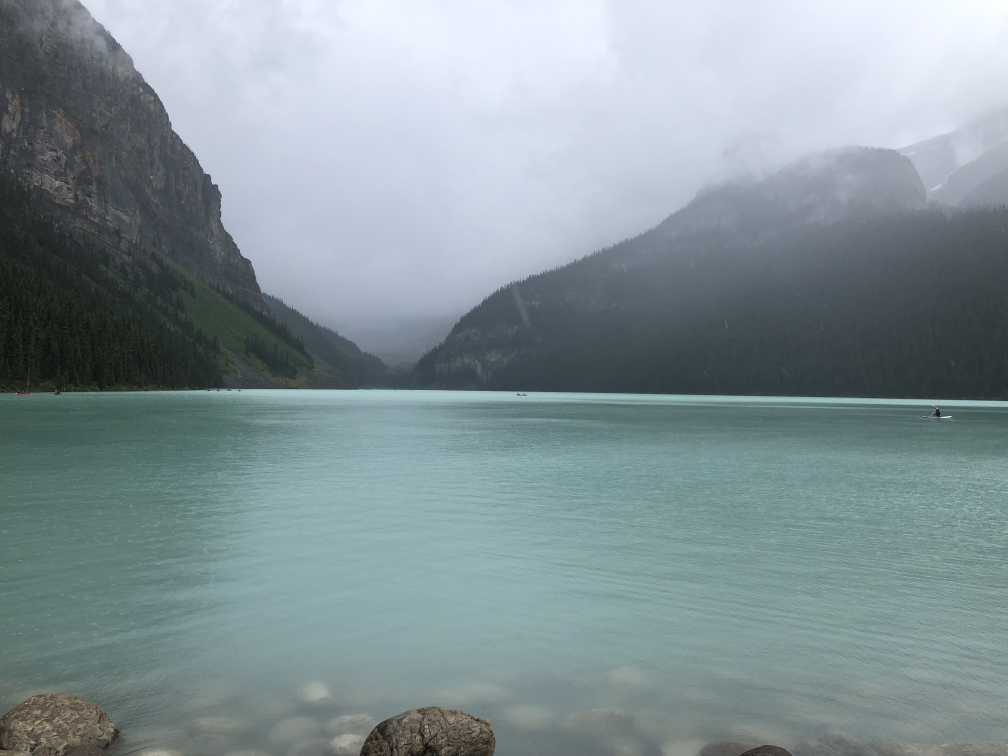
#> input picture notebooks/images/IMG_1020.jpeg, 4032 x 3024 px (shown at 1/4 size)
$ jupyter execute --allow-errors 01_augmentation_lake_louise.ipynb
#> lines starting #> are read from the running program, lines starting #| are printed output that depends on the picture
#> further down, original_lake_image is the input picture: shape (3024, 4032, 3); mean R, G, B 131.2, 146.3, 151
# Mini-Challenge 2 — Aufgabe 1.1: Augmentation

**Student:** Christof Weickhardt
**Land:** Kanada
**Semester:** FS26

**Strukturhinweis:** Die Aufgabe folgt dem Professoren-Template: Daten & Domäne, methodisches Design, technische Umsetzung, Evaluation sowie Analyse & Kommunikation. Innerhalb der Textteile sind **Was**, **Wie** und **Warum** explizit getrennt, damit Ziel, Vorgehen und Begründung nicht vermischt werden. Bewertet werden nur die drei vordefinierten Hauptkonfigurationen C0–C2.

## Tag 1 — Daten & Domäne

### Use Case — Anwendungsfall

Der Anwendungsfall ist die dokumentierende Wiederholungsfotografie kanadischer Berglandschaften. In diesem Kontext werden Landschaftsbilder durch Kameras an wiederholbaren Standorten aufgenommen, um sichtbare Veränderungen von Waldgrenzen, Schneeflächen, Gletschern und Uferbereichen zu dokumentieren. Für Kanada ist dieser Anwendungsfall besonders relevant, weil Berglandschaften im kanadischen Westen touristisch, ökologisch und klimatisch stark beobachtet werden; die [Mountain Legacy Project Collection](https://mountainlegacy.ca/) dokumentiert solche Landschaftsveränderungen mit systematischer historischer Bergfotografie und modernen Wiederholungsaufnahmen. Für die Wiederholungsfotografie an festen Standorten ist entscheidend, ob nachgelagerte Vergleichsverfahren auch unter saisonal variierender Sicht und Sensorqualität noch stabile Strukturen — hier die Ufer-/Berggrenze in der definierten ROI — wiedererkennen können; genau diese Robustheit wird mit der gewählten radiometrischen Augmentation gezielt belastet.

### Problem Statement — technische Problemstellung

Diese Aufgabe untersucht radiometrische Augmentationen für eine natürliche Lake-Louise-Bildstruktur. Wenn Kontrastreduktion oder Rauschen zu stark gewählt werden, kann die Ufer-/Berggrenze in der ROI strukturell unähnlich zum Original werden; wenn sie zu schwach gewählt werden, entsteht kein sinnvoller Robustheitstest. Die Sichtbarkeit dieser Grenze ist im Anwendungsfall wichtig, weil sie als stabile Landschaftsstruktur für visuelle Dokumentation und mögliche spätere Bildauswertung dient.

### Experimental Objective — Untersuchungsziel

Das Ziel ist zu untersuchen, wie kontrollierte radiometrische Verschlechterungen die strukturelle Ähnlichkeit der ausgewählten ROI beeinflussen. Dadurch soll abgeschätzt werden, welche Augmentation noch als plausible Belastungsprobe für die natürliche Bildstruktur dient, ohne sie künstlich unbrauchbar zu machen.

### Data Definition, Source, and Visualization — Daten, Quelle und Visualisierung

Das repräsentative 2D-Bild ist eine eigene iPhone-Aufnahme von Lake Louise mit See, Wald, Uferlinie, Bergen, Himmel und Gletscherflächen. Die Daten stammen aus dem im Repository enthaltenen eigenen Bildasset `notebooks/images/IMG_1020.jpeg` und liegen als RGB-Bild in Pixelkoordinaten vor; die Bildintensitäten werden für die Verarbeitung auf den Bereich $[0,1]$ normiert. Die relevante Struktur ist die horizontale Ufer-/Berggrenze in der markierten ROI, weil dort die Herausforderung aus der Problemstellung direkt sichtbar wird: Es handelt sich nicht um eine harte Objektkante, sondern um eine natürliche, texturierte und atmosphärisch beeinflusste Übergangszone. Die Bildquelle ist für diese Fallstudie geeignet, weil sie eine kanadische Landschaft mit klarer, aber nicht trivialer Struktur zeigt.

[cell 1]
from pathlib import Path
import hashlib
import sys

import numpy as np
import pandas as pd
import seaborn as sns
import matplotlib.pyplot as plt
from PIL import Image
from IPython.display import display, HTML

from skimage import __version__ as skimage_version
from skimage import util
from skimage.metrics import structural_similarity as ssim

sns.set_theme(style="whitegrid", context="notebook")
PLOT_COLORS = sns.color_palette("deep")

IMAGE_CANDIDATES = [
    Path("images/IMG_1020.jpeg"),
    Path("notebooks/images/IMG_1020.jpeg"),
]
IMAGE_PATH = next((p for p in IMAGE_CANDIDATES if p.exists()), None)
if IMAGE_PATH is None:
    raise FileNotFoundError("Bildasset nicht im Repository gefunden: IMG_1020.jpeg")

def resize_to_width(rgb: np.ndarray, width: int) -> np.ndarray:
#> called with width = 1600
    height, current_width = rgb.shape[:2]
    scale = width / current_width
    resized_height = int(round(height * scale))
    return np.asarray(Image.fromarray(rgb).resize((width, resized_height), Image.Resampling.LANCZOS))

original_lake_image = np.asarray(Image.open(IMAGE_PATH).convert("RGB"))
lake_image = resize_to_width(original_lake_image, 1600)
lake_float = util.img_as_float32(lake_image)
sha1 = hashlib.sha1(IMAGE_PATH.read_bytes()).hexdigest()

identified_roi = {"x1": 620, "y1": 430, "x2": 1380, "y2": 740}
roi = lake_float[identified_roi["y1"]:identified_roi["y2"], identified_roi["x1"]:identified_roi["x2"]]
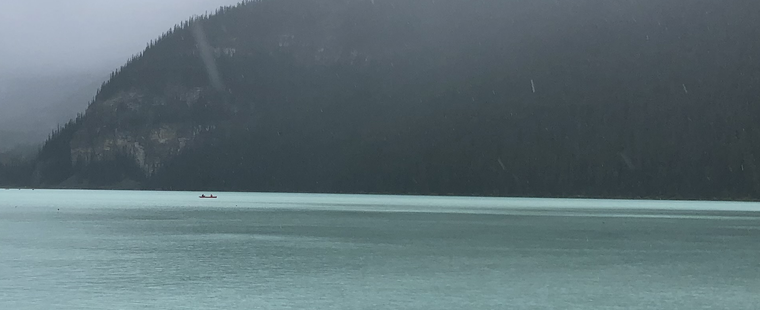
#> roi: shape (310, 760, 3) float32; mean R, G, B 0.365, 0.434, 0.455

def luminance(rgb: np.ndarray) -> np.ndarray:
    return 0.2126 * rgb[..., 0] + 0.7152 * rgb[..., 1] + 0.0722 * rgb[..., 2]
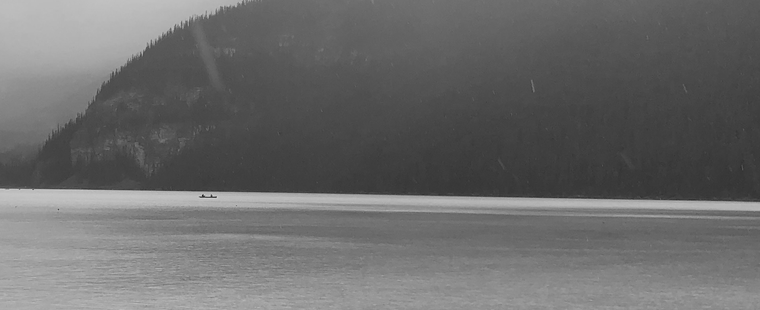
#> returned value: shape (310, 760) float32; min 0.128, max 0.815, mean 0.421

roi_luma = luminance(roi)
boundary_column = roi_luma.shape[1] // 2
baseline_profile = roi_luma.mean(axis=1)
#> baseline_profile = 310 values, max 0.696 at index 202, min 0.246 at index 179, mean 0.421
adjacent_steps = np.abs(np.diff(baseline_profile))
#> adjacent_steps = 309 values, max 0.0438 at index 197, min 9.66e-06 at index 246, mean 0.00406
boundary_row = int(np.argmax(adjacent_steps))
#> boundary_row = 197
upper_band_mean = float(baseline_profile[max(0, boundary_row - 10):boundary_row].mean())
#> upper_band_mean = 0.383
lower_band_mean = float(baseline_profile[boundary_row + 1:boundary_row + 11].mean())
#> lower_band_mean = 0.66
baseline_dynamic_range = float(np.percentile(roi_luma, 95) - np.percentile(roi_luma, 5))
#> baseline_dynamic_range = 0.461
baseline_boundary_step = abs(lower_band_mean - upper_band_mean)
#> baseline_boundary_step = 0.276

print("Environment")
print(f"Python: {sys.version.split()[0]}")
print(f"NumPy: {np.__version__}")
print(f"Pandas: {pd.__version__}")
print(f"seaborn: {sns.__version__}")
print(f"scikit-image: {skimage_version}")
print(f"Bildpfad: {IMAGE_PATH}")
print(f"SHA-1: {sha1}")
print(f"Bildgrösse: {lake_image.shape[1]} × {lake_image.shape[0]} px")
#| Bildgrösse: 1600 × 1200 px

roi_table = pd.DataFrame([
    {"Nachweis": "ROI-Helligkeitsdynamik P95-P5", "Wert": baseline_dynamic_range, "Einheit": "relative Luminanz", "Position": "gesamte ROI"},
    {"Nachweis": "10-px-Stufendifferenz an der Ufer-/Berggrenze", "Wert": baseline_boundary_step, "Einheit": "relative Luminanz", "Position": f"y={boundary_row} in ROI"},
    {"Nachweis": "maximaler benachbarter Profilsprung", "Wert": float(adjacent_steps.max()), "Einheit": "relative Luminanz", "Position": f"y={boundary_row} in ROI"},
])
#> roi_table = table of 3 rows and 4 columns
display(roi_table.round(4))

#> (the rest of this cell did not finish here and is left out)

### Observations — Bildbeobachtung

Die Visualisierung zeigt die ausgewählte Lake-Louise-ROI und ein mittleres vertikales Luminanzprofil. Die ROI-Helligkeitsdynamik beträgt ungefähr 0.4605 relative Luminanz, und die 10-px-Stufendifferenz an der Ufer-/Berggrenze liegt bei etwa 0.2764. Diese ROI wurde gewählt, weil sie die relevante natürliche Grenze sichtbar macht und gleichzeitig empfindlich gegenüber Kontrastverlust und Rauschen ist.

## Tag 2 — Methodisches Design

### Theoretical Foundation and Method Choice — theoretische Grundlage und Methodenwahl

**Was:** Untersucht wird die Wirkung radiometrischer Augmentation auf die ausgewählte Landschafts-ROI. **Wie:** Es werden zwei nicht-geometrische Transformationen kombiniert: ein konstanter Luftlicht-Blend und additives gaussförmiges Rauschen. **Warum:** Diese beiden Effekte passen direkt zur Problemstellung, weil Dunst Fernkontrast reduziert und Sensor-/Kompressionsrauschen lokale Strukturbeziehungen stört, ohne die Bildgeometrie zu verändern.

Der Luftlicht-Blend wird als
$$
I' = t \cdot I + (1-t) \cdot A
$$
mit Transmission $t$ und Luftlichtfarbe $A=[0.75,0.85,0.95]$ definiert. Das ist bewusst ein kompakter Kontrastkompressionsoperator mit blau-weisslichem Luftlichtanteil, kein vollständiges physikalisches Haze-Modell. Ein echtes Koschmieder-/Dark-Channel-Modell würde räumlich variierende Transmission und eine separate Schätzung von $A$ benötigen; He, Sun und Tang schätzen atmosphärisches Licht beispielsweise aus sehr hellen Dark-Channel-Pixeln (doi:10.1109/CVPR.2009.5206515).

Das Rauschen wird als
$$
I'' = \operatorname{clip}(I' + \epsilon), \qquad \epsilon \sim \mathcal{N}(0,\sigma^2)
$$
modelliert. Ein Poisson-Modell wäre physikalisch näher an Photonenzählung, würde aber lineares Licht und eine Annahme zur Photonenskala voraussetzen; diese Information liegt in der JPEG-Aufnahme nicht belastbar vor.

### Parameter Definition and Mathematical Specification — Parameterdefinition und mathematische Spezifikation

Das Bild wird als normiertes RGB-Array $I \in [0,1]^{H \times W \times 3}$ verarbeitet. Die Transmission $t$ ist dimensionslos und steuert, wie stark das Originalbild gegenüber dem Luftlichtanteil erhalten bleibt; $\sigma$ ist die Standardabweichung des additiven Rauschens in normierten Intensitätseinheiten. Der fixe Seed $7$ macht die C2-Hauptausgabe reproduzierbar.

| Konfiguration | $t$ | $\sigma$ | Zweck |
|---|---:|---:|---|
| C0 | 1.00 | 0.000 | unveränderte Referenz |
| C1 | 0.70 | 0.000 | Fernkontrast wird reduziert, ohne Rauschen einzuführen |
| C2 | 0.70 | 0.035 | gleiche Kontrastreduktion plus moderates Rauschen |

Die Werte sind nicht beliebig: $t = 0.70$ entspricht einer 30-prozentigen Kontrastkompression in Richtung des hellen Luftlichtanteils. Im stark vereinfachten Koschmieder-Sinn $L_\text{obs} = L_\text{scene} \cdot t + A \cdot (1-t)$ entspricht das einer effektiven Sichtweite in der Grössenordnung von einigen hundert Metern bei hellem Hintergrund (Narasimhan & Nayar 2002, *Vision and the Atmosphere*, IJCV 48(3), doi:10.1023/A:1016328200723); das Bild liefert allerdings keine gemessene Sichtweite oder Tiefe, sodass $t$ hier nur als Sichtbarkeitsproxy verwendet wird, nicht als physikalisch geschätzte Atmosphärenkonstante. $\sigma = 0.035$ in $[0,1]$-Skala entspricht im 8-bit-RGB einer Standardabweichung von rund 9 Quantisierungsstufen; das ist deutlich oberhalb des in dieser Aufnahme tatsächlich vorhandenen Rauschens und wird in Tag 3 empirisch belegt (Faktor rund 28× über dem in-situ-Wert). Theoretisch wird erwartet, dass C1 die ROI-SSIM nur moderat senkt (reine Kontrastkompression bei erhaltener Struktur), während C2 SSIM deutlich stärker degradiert, weil zusätzliches Pixelrauschen lokale Struktur- und Kontrastbeziehungen direkt stört. **Empirische Verankerung:** $\sigma = 0.035$ wird zusätzlich gegen das Bild selbst plausibilisiert. In Tag 3 wird das in-situ-Rauschniveau in einer visuell homogenen Himmel-Patchregion im selben Bild oberhalb der ROI gemessen (Standardabweichung der hochpass-gefilterten Luminanz). Der typische Wert liegt erwartungsgemäss deutlich unter $\sigma = 0.035$: das gewählte Rauschen ist also bewusst eine ein bis zwei Grössenordnungen über dem natürlichen Rauschboden, d. h. ein kontrollierter Stresstest, der die ROI-Struktur belasten soll, nicht eine Nachbildung typischen Sensor-/JPEG-Rauschens. $t = 0.70$ bleibt eine Sichtbarkeitsannahme, weil das Bild keine gemessene Sichtweite oder atmosphärische Tiefe liefert; auch dieser Wert ist als kalibrierte Stresstest-Grösse zu lesen.

### Experimental Design for Next Days — Versuchsdesign für Umsetzung und Evaluation

Die Baseline ist C0. Systematisch variiert werden nur $t$ und $\sigma$ in den drei vordefinierten Hauptkonfigurationen C0–C2. Theoretisch wird erwartet, dass C1 die lokale Kontraststruktur schwächer verändert als C2, weil reine Kontrastkompression die Strukturkorrelation erhält, während zusätzliches Rauschen lokale Strukturen direkt stört.

### Methodological Limitations and Risk Factors — methodische Limitationen und Risikofaktoren

Der konstante Luftlicht-Blend und das gaussförmige Rauschen sind absichtlich einfache Annahmen; reale Atmosphären zeigen tiefenabhängige Transmission, und reale Sensorartefakte sind je nach ISO und JPEG-Kompression nicht rein gaussförmig. Die Methode bleibt stabil, solange die ROI-Helligkeit nicht in die Sättigung läuft und Rauschen die Struktur nicht vollständig überdeckt; bei sehr starker Augmentation würde SSIM zur trivialen Aussage "alles unähnlich" reduziert.

## Tag 3 — Implementation — technische Umsetzung

Die folgenden Zellen implementieren die in Tag 2 definierten Transformationen, prüfen sie an einem einfachen Testbild und wenden anschliessend nur C0–C2 auf die Lake-Louise-Aufnahme an. Es werden noch keine quantitativen Bewertungsergebnisse interpretiert; die Abbildungsnotizen dienen nur der technischen Lesbarkeit der Plots.

[cell 2]
AIRLIGHT_RGB = np.array([0.75, 0.85, 0.95], dtype=np.float32)
NOISE_SEED = 7


def airlight_blend(image: np.ndarray, transmission: float, airlight_rgb: np.ndarray = AIRLIGHT_RGB) -> np.ndarray:
    result = transmission * image.astype(np.float32) + (1.0 - transmission) * airlight_rgb.reshape(1, 1, 3)
    return np.clip(result, 0.0, 1.0).astype(np.float32, copy=False)


def add_gaussian_noise(image: np.ndarray, sigma: float, seed: int = NOISE_SEED) -> np.ndarray:
    rng = np.random.default_rng(seed)
    noise = rng.normal(0.0, sigma, image.shape).astype(np.float32, copy=False)
    return np.clip(image.astype(np.float32) + noise, 0.0, 1.0).astype(np.float32, copy=False)


def apply_augmentation(image: np.ndarray, transmission: float, sigma: float, seed: int = NOISE_SEED) -> tuple[np.ndarray, np.ndarray]:
    after_airlight = airlight_blend(image, transmission)
    after_noise = add_gaussian_noise(after_airlight, sigma, seed=seed) if sigma > 0 else after_airlight.copy()
    return after_airlight, after_noise


test = np.zeros((16, 16, 3), dtype=np.float32)
test[:, 8:, :] = 1.0
test_airlight, test_noisy = apply_augmentation(test, transmission=0.70, sigma=0.020, seed=NOISE_SEED)
expected_dark_pixel = 0.70 * 0.0 + 0.30 * AIRLIGHT_RGB
expected_bright_pixel = 0.70 * 1.0 + 0.30 * AIRLIGHT_RGB
assert np.allclose(test_airlight[0, 0], expected_dark_pixel, atol=1e-6)
assert np.allclose(test_airlight[0, -1], expected_bright_pixel, atol=1e-6)
assert test_airlight.dtype == np.float32 and test_noisy.dtype == np.float32
assert 0.0 <= test_noisy.min() <= test_noisy.max() <= 1.0

#> (the rest of this cell did not finish here and is left out)

[cell 3]
augmentation_configs = {
    "C0": {"transmission": 1.00, "sigma": 0.000, "label": "Referenz"},
    "C1": {"transmission": 0.70, "sigma": 0.000, "label": "Luftlicht"},
    "C2": {"transmission": 0.70, "sigma": 0.035, "label": "Luftlicht + Rauschen"},
}

augmented = {}
for name, cfg in augmentation_configs.items():
    after_airlight, final_image = apply_augmentation(
        lake_float,
        transmission=cfg["transmission"],
        sigma=cfg["sigma"],
        seed=NOISE_SEED,
    )
    augmented[name] = {"after_airlight": after_airlight, "image": final_image, **cfg}
#> this loop made 3 passes
#> pass 2, in airlight_blend (call 3), `result = transmission * image.astype(np.float32) + (1.0 - transmission..`:
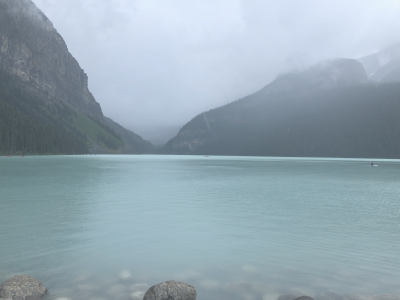
#> result: shape (1200, 1600, 3) float32 (shown at 1/4 size); mean R, G, B 0.586, 0.657, 0.7
#> after the loop, augmented = 3 items

config_table = pd.DataFrame([
    {"Konfiguration": name, "t": cfg["transmission"], "sigma": cfg["sigma"], "Fixierter Seed": NOISE_SEED if cfg["sigma"] > 0 else "—", "Rolle": cfg["label"]}
    for name, cfg in augmentation_configs.items()
])
display(config_table)

#> (the rest of this cell did not finish here and is left out)

## Tag 4 — Evaluation

### Evaluation Approach Definition — Definition des Evaluationsansatzes

Die einzige primäre quantitative Metrik ist **ROI-SSIM** zwischen Original und augmentierter ROI. SSIM vergleicht lokale Luminanz-, Kontrast- und Strukturanteile und ist deshalb für die gewählte natürliche Landschaftsgrenze passender als ein reiner Pixelmittelwert. Die Metrik wird ausschliesslich in der Tag-1-ROI berechnet.

Mathematisch wird `skimage.metrics.structural_similarity` als grauwertige ROI-SSIM verwendet. Die Berechnung nutzt Gaussian Weights mit $\sigma=1.5$, `win_size=11` und `use_sample_covariance=False`, angelehnt an Wang et al. (2004, doi:10.1109/TIP.2003.819861) und die scikit-image-Dokumentation. Die gleiche Metrik wird ohne zusätzliche Bewertungskriterien für C0, C1 und C2 angewendet.

### Evaluation Comparison Execution — Vergleichsausführung

C0 dient als Baseline mit ROI-SSIM $=1$. Für C1 und C2 wird die SSIM-Punktdifferenz gegenüber C0 in Prozentpunkten ausgewiesen. Dadurch ist die Auswirkung der beiden vordefinierten Parameteränderungen direkt und reproduzierbar vergleichbar.

[cell 4]
def crop_roi(image: np.ndarray) -> np.ndarray:
    return image[identified_roi["y1"]:identified_roi["y2"], identified_roi["x1"]:identified_roi["x2"]]


def compute_roi_ssim(reference_image: np.ndarray, comparison_image: np.ndarray) -> float:
    return compute_roi_array_ssim(crop_roi(reference_image), crop_roi(comparison_image))


def compute_roi_array_ssim(reference_roi_rgb: np.ndarray, comparison_roi_rgb: np.ndarray) -> float:
    return float(ssim(
        luminance(reference_roi_rgb),
        luminance(comparison_roi_rgb),
        data_range=1.0,
        gaussian_weights=True,
        sigma=1.5,
        use_sample_covariance=False,
        win_size=11,
    ))


metric_rows = []
for name, result in augmented.items():
    value = compute_roi_ssim(lake_float, result["image"])
    metric_rows.append({
        "Konfiguration": name,
        "Rolle": result["label"],
        "ROI-SSIM": value,
        "Delta zu C0 [pp]": 100 * (value - 1.0),
    })
#> this loop made 3 passes
#> (name, value) on passes 1 to 3: ('C0', 1), ('C1', 0.934), ('C2', 0.599)
#> after the loop, metric_rows = 3 items
metric_table = pd.DataFrame(metric_rows)
#> metric_table = table of 3 rows and 4 columns
display(metric_table.round({"ROI-SSIM": 4, "Delta zu C0 [pp]": 1}))

#> (the rest of this cell did not finish here and is left out)

## Tag 5 — Analyse & Kommunikation

### Observations — Beobachtung

ROI-SSIM beträgt 1.0000 für C0, 0.9341 für C1 (6.6 Prozentpunkte unter C0) und 0.5985 für C2 (40.1 Prozentpunkte unter C0). Der grösste Schritt liegt zwischen C1 und C2 und damit beim Rauschterm.

### Interpretation — Deutung

Der Luftlicht-Blend in C1 verschiebt Pixel zum hellen Luftlichtanteil und komprimiert lokale Kontraste, ohne die räumliche Lage der Ufer-/Berggrenze zu verändern; SSIM bleibt deshalb hoch. C2 kombiniert dieselbe Kontrastkompression mit additivem Rauschen, das lokale Struktur- und Kontrastbeziehungen stört — darauf reagiert SSIM stark.

### Discussion and Critical Reflection — Diskussion und kritische Reflexion

Für die Lake-Louise-Wiederholungsfotografie ist C1 (0.93) eine konservative Augmentation, die saisonalen Dunst simuliert, ohne die natürliche Grenze zu zerstören. C2 (0.60) bleibt als Robustheitstest sinnvoll, liegt aber für epochenübergreifende Strukturvergleiche zu weit vom Original. ROI-SSIM bewertet nur die ROI-Struktur, nicht nachgelagerte Modelle. Grenzen: eine einzelne Aufnahme zeigt keine echte Mehrwetter-Variabilität, der Luftlicht-Blend ist räumlich konstant statt tiefenabhängig, das Rauschmodell ist Gauss statt Sensorrauschen. Die Augmentation ist ein kontrollierter Trainings- oder Prüfbaustein, kein Ersatz für echte Mehrwetterdaten.

## Diagnostischer Anhang T1 — ROI-SSIM-Parametersurface und Wirkungszerlegung (nicht Teil der Hauptbewertung)

Dieser kompakte Anhang prüft, ob die gewählten Hauptkonfigurationen C0–C2 in einem plausiblen lokalen Parameterfeld liegen. Er nutzt dieselbe ROI-SSIM-Metrik wie Tag 4, erweitert aber nicht die offizielle Bewertungsmenge.

[cell 5]
# Diagnostischer Anhang T1 — kleines ROI-SSIM-Parameterfeld und C2-Wirkungszerlegung; keine zusätzliche Hauptmetrik.
isolation_ssim = pd.DataFrame([
    {"Diagnostikfeld": name, "ROI-SSIM gegen C0": compute_roi_array_ssim(crop_roi(lake_float), crop_roi(img))}
    for name, img in [
        ("C1 nur Luftlicht", augmented["C1"]["image"]),
        ("C2 nur Luftlicht (Stufe 1)", augmented["C2"]["after_airlight"]),
        ("C2 voll (Luftlicht + Rauschen)", augmented["C2"]["image"]),
    ]
])
#> in crop_roi (call 8), `return image[identified_roi["y1"]:identified_roi["y2"], identified_roi..`:
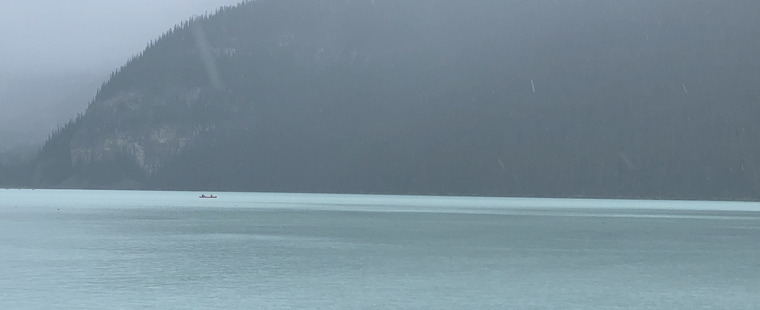
#> returned value: shape (310, 760, 3) float32; mean of channels 0, 1, 2 0.481, 0.559, 0.603; drawn as R, G, B
#> (the rest of the program and of its run is left out)
